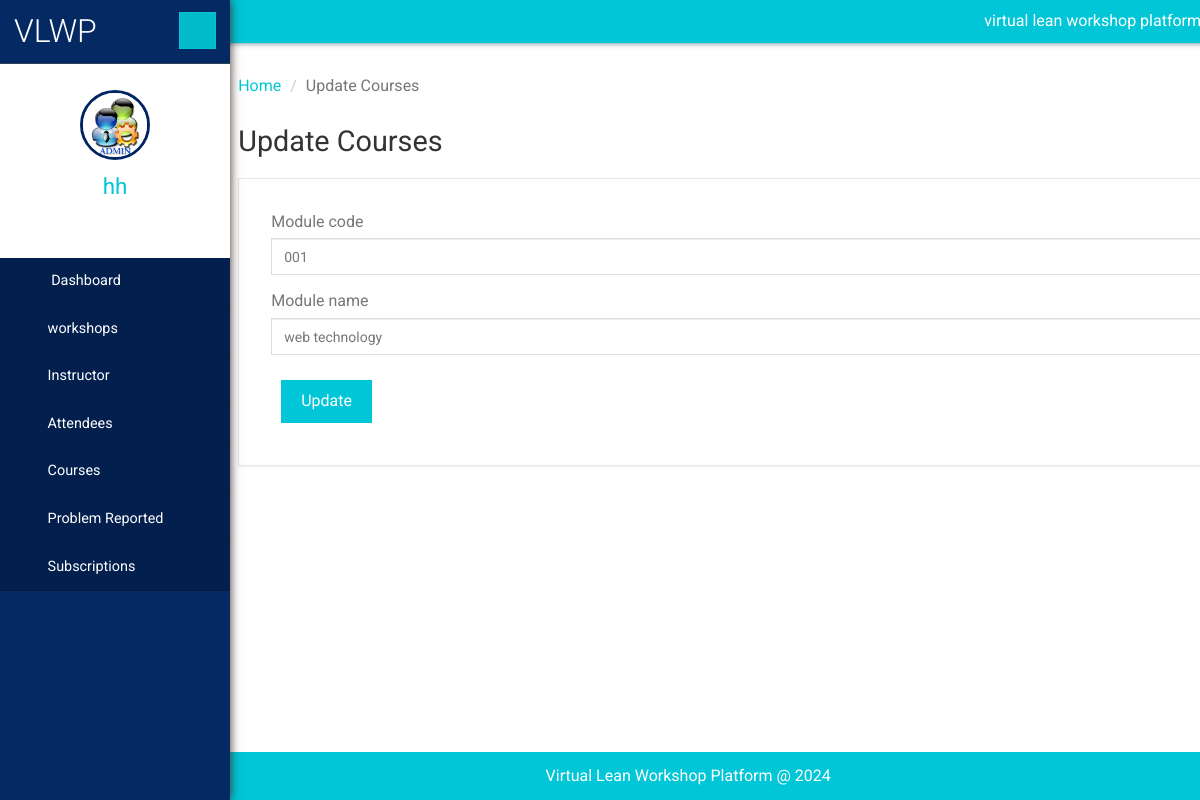
Page /admin/editCoursesDetails.php?editid=5 (signed in) on the committed database.
### tables this page shows
CREATE TABLE `modules` (
  `ModuleID` int(11) NOT NULL,
  `Course_name` varchar(50) DEFAULT NULL,
  `Course_code` varchar(6) DEFAULT NULL,
  `created_at` timestamp NOT NULL DEFAULT current_timestamp(),
  `updated_at` timestamp NOT NULL DEFAULT current_timestamp() ON UPDATE current_timestamp(),
  `created_by` varchar(30) DEFAULT NULL,
  `updated_by` varchar(30) DEFAULT NULL
);

CREATE TABLE `users` (
  `usr_id` int(11) NOT NULL,
  `email` varchar(100) NOT NULL,
  `userName` varchar(30) DEFAULT NULL,
  `password` varchar(255) DEFAULT NULL,
  `createdBy` varchar(30) NOT NULL,
  `created_at` timestamp NOT NULL DEFAULT current_timestamp(),
  `updated_at` timestamp NOT NULL DEFAULT current_timestamp() ON UPDATE current_timestamp()
);

### admin/editCoursesDetails.php (the view, shortened to what this page needs)
<?php
include('includes/dbconnection.php');
?>
<!DOCTYPE HTML>
<html>
<head>
    <link href="css/bootstrap.min.css" rel='stylesheet' type='text/css' />
    <link href="css/style.css" rel='stylesheet' type='text/css' />
    <link href="css/font-awesome.css" rel="stylesheet">
    <link rel="stylesheet" href="css/icon-font.min.css" type='text/css' />
</head>
<body>
    <div class="page-container">
        <div class="left-content">
            <div class="inner-content">
                <?php include_once('includes/header.php'); ?>
                <div class="outter-wp">
                    <div class="sub-heard-part">
                        <ol class="breadcrumb m-b-0">
                            <li><a href="dashboard.php">Home</a></li>
                            <li class="active">Update Courses</li>
                        </ol>
                    </div>
                    <div class="forms-main">
                        <h2 class="inner-tittle">Update Courses </h2>
                        <div class="graph-form">
                            <div class="form-body">
                                <form method="post">
                                    <?php
                                    $eid = $_GET['editid'];
                                    $sql = "SELECT * FROM modules WHERE moduleID=?";
                                    $stmt = $connection->prepare($sql);
                                    $stmt->bind_param("i", $eid);
                                    $stmt->execute();
                                    $result = $stmt->get_result();
                                    if ($result->num_rows > 0) {
                                        while ($row1 = $result->fetch_assoc()) {
                                            ?>
                                            <div class="form-group">
                                <label for="exampleInputEmail1">Module code</label>
                                <input type="text" name="code" value="<?php echo $row1['Course_code']; ?>" class="form-control" required='true'>
                                            </div>
                                <div class="form-group">
                                <label for="exampleInputEmail1">Module name</label>
                                <input type="text" name="name" value="<?php echo $row1['Course_name']; ?>" class="form-control" required='true'>
                                            </div>
                                        <?php }
                                    } ?>
                                    <button type="submit" class="btn btn-default" name="submit" id="submit">Update</button>
                                </form>
                            </div>
                        </div>
                    </div>
                </div>
                <?php include_once('includes/footer.php'); ?>
            </div>
        </div>
        <?php include_once('includes/sidebar.php'); ?>
    </div>
</body>
</html>

### admin/includes/sidebar.php (shortened to what this page needs)
<?php
include('includes/dbconnection.php');
    $user = $_SESSION['user'];
    $stmt = $connection->prepare("SELECT * FROM users WHERE usr_id = ?");
    $stmt->bind_param("s", $user);
    $stmt->execute();
    $result = $stmt->get_result();
    if ($result->num_rows > 0) {
        $row = $result->fetch_assoc();
    }else{
    header("index.php");
    }
?>
 <div class="sidebar-menu">
    <header class="logo">
        <a href="#" class="sidebar-icon"> <span class="fa fa-bars"></span> </a> <a href="dashboard.php"> <span id="logo"> <h1>VLWP</h1></span>
        </a>
    </header>
    <div class="down">
        <a href="dashboard.php"><img src="images/images.jpg" height="70" width="70"></a>
        <a href="dashboard.php"><span class=" name-caret"><?php echo $row['userName']; ?></span></a>
        <ul>
            <li><a class="tooltips" href="admin-profile.php"><span>Profile</span><i class="lnr lnr-user"></i></a></li>
            <li><a class="tooltips" href="change-password.php"><span>Settings</span><i class="lnr lnr-cog"></i></a></li>
            <li><a class="tooltips" href="logout.php"><span>Log out</span><i class="lnr lnr-power-switch"></i></a></li>
        </ul>
    </div>
    <div class="menu">
        <ul id="menu" >
            <li><a href="dashboard.php"><i class="fa fa-tachometer"></i> <span>Dashboard</span></a></li>
            <li id="menu-academico" ><a href="#"><i class="fa fa-user"></i><span>workshops</span> <span class="fa fa-angle-right" style="float: right"></span></a>
            </li>
            <li id="menu-academico" ><a href="#"><i class="fa fa-user"></i><span>Instructor</span> <span class="fa fa-angle-right" style="float: right"></span></a>
            </li>
            <li id="menu-academico" ><a href="#"><i class="fa fa-user"></i><span>Attendees</span> <span class="fa fa-angle-right" style="float: right"></span></a>
            </li>
            <li id="menu-academico" ><a href="#"><i class="fa fa-file-text-o"></i><span>Courses</span> <span class="fa fa-angle-right" style="float: right"></span></a>
            </li>
            <li id="menu-academico" ><a href="#"><i class="fa fa-file-text-o"></i><span>Problem Reported</span> <span class="fa fa-angle-right" style="float: right"></span></a>
            </li>
             <li id="menu-academico" ><a href="#"><i class="fa fa-file-text-o"></i><span>Subscriptions</span> <span class="fa fa-angle-right" style="float: right"></span></a>
    </div>
</div>

### rows in the picture
modules: code "001", name "web technology"
users: userName "hh"
